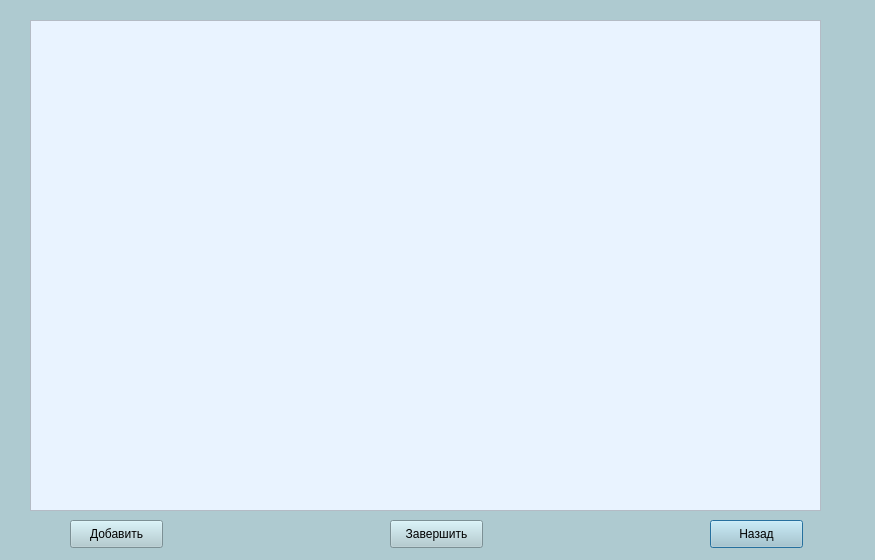
<?xml version="1.0" encoding="UTF-8"?>
<ui version="4.0">
 <class>EditWorksWindow</class>
 <widget class="QDialog" name="EditWorksWindow">
  <property name="geometry">
   <rect>
    <x>0</x>
    <y>0</y>
    <width>875</width>
    <height>560</height>
   </rect>
  </property>
  <property name="windowTitle">
   <string>Dialog</string>
  </property>
  <property name="styleSheet">
   <string notr="true">background-color: rgb(174, 202, 208);</string>
  </property>
  <widget class="QTableView" name="tableView">
   <property name="geometry">
    <rect>
     <x>30</x>
     <y>20</y>
     <width>791</width>
     <height>491</height>
    </rect>
   </property>
   <property name="styleSheet">
    <string notr="true">background-color: rgb(233, 243, 255);</string>
   </property>
  </widget>
  <widget class="QPushButton" name="backButton">
   <property name="geometry">
    <rect>
     <x>710</x>
     <y>520</y>
     <width>93</width>
     <height>28</height>
    </rect>
   </property>
   <property name="text">
    <string>Назад</string>
   </property>
  </widget>
  <widget class="QPushButton" name="addButton">
   <property name="geometry">
    <rect>
     <x>70</x>
     <y>520</y>
     <width>93</width>
     <height>28</height>
    </rect>
   </property>
   <property name="text">
    <string>Добавить</string>
   </property>
  </widget>
  <widget class="QPushButton" name="delButton">
   <property name="geometry">
    <rect>
     <x>390</x>
     <y>520</y>
     <width>93</width>
     <height>28</height>
    </rect>
   </property>
   <property name="text">
    <string>Завершить</string>
   </property>
  </widget>
 </widget>
 <resources/>
 <connections/>
</ui>
